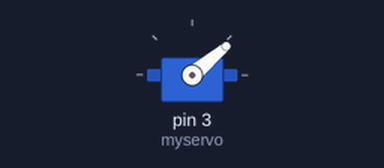
Bench run of a sketch on a simulated Arduino Uno, built with avr-gcc and run on an emulated ATmega328P. Shown: servo.

Above: at 0.05 s.
Timing chart, 0 to 3.0 s (numbered marks = the images above):
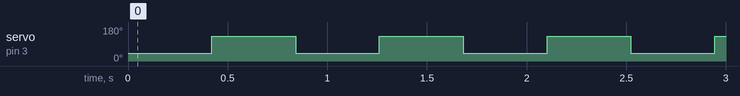

Measured:
- by itself, servo on pin 3 (myservo): alternates 130° for 0.42 s and 40° for 0.42 s

The sketch:

Part6.ino
```cpp
  #include <Servo.h>

  // the setup function runs once when you press reset or power the board

  Servo myservo;
  int a = 0;
  int i = 0;

  void setup() {
    // initialize digital pin 13 as an output.

    myservo.attach(3);
    myservo.write(40);  // set servo to mid-point

  }


  // the loop function runs over and over again forever
  void loop() {
    a = 0;
    while(a < 500){
    digitalWrite(9, HIGH);   // turn the LED on (HIGH is the voltage level)
    delay(1.3);              // wait for a second
    digitalWrite(9, LOW);    // turn the LED off by making the voltage LOW
    delay(20);    // wait for a second
    a += 25;
    }
    i = 0;
    myservo.write(130);
    while(i < 500){
    digitalWrite(9, HIGH);   // turn the LED on (HIGH is the voltage level)
    delay(1.3);              // wait for a second
    digitalWrite(9, LOW);    // turn the LED off by making the voltage LOW
    delay(20);              // wait for a second
    i += 25;
    }
    myservo.write(40);
  }
```
